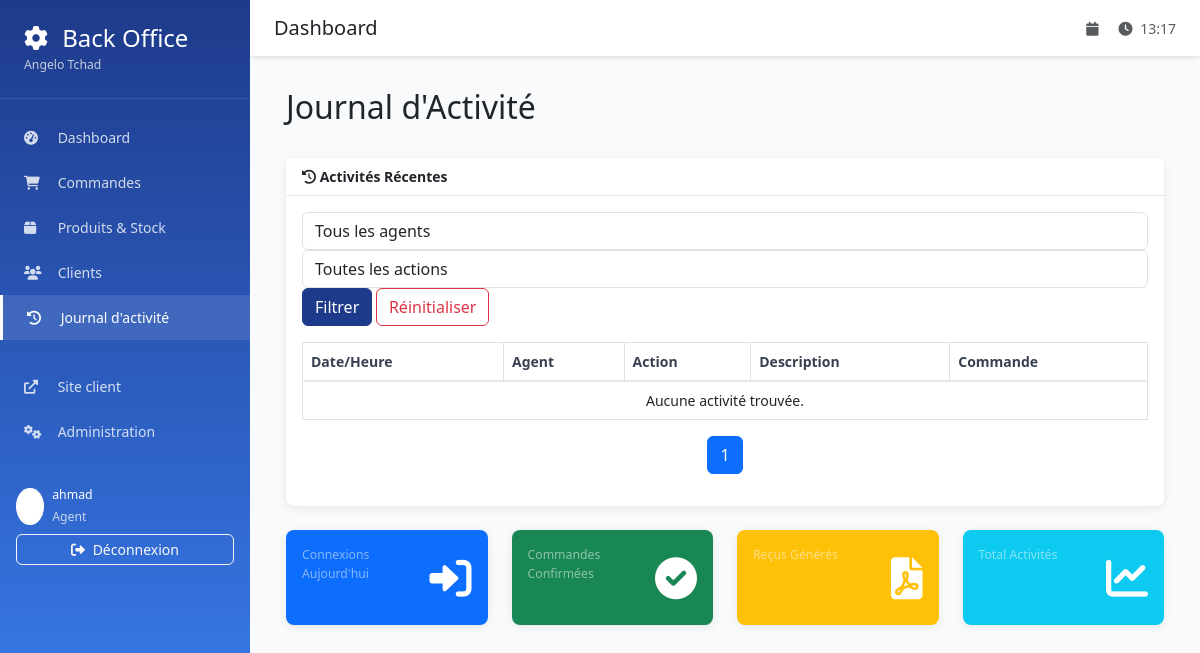
The app's page /backoffice/activity/ (signed in), older data.
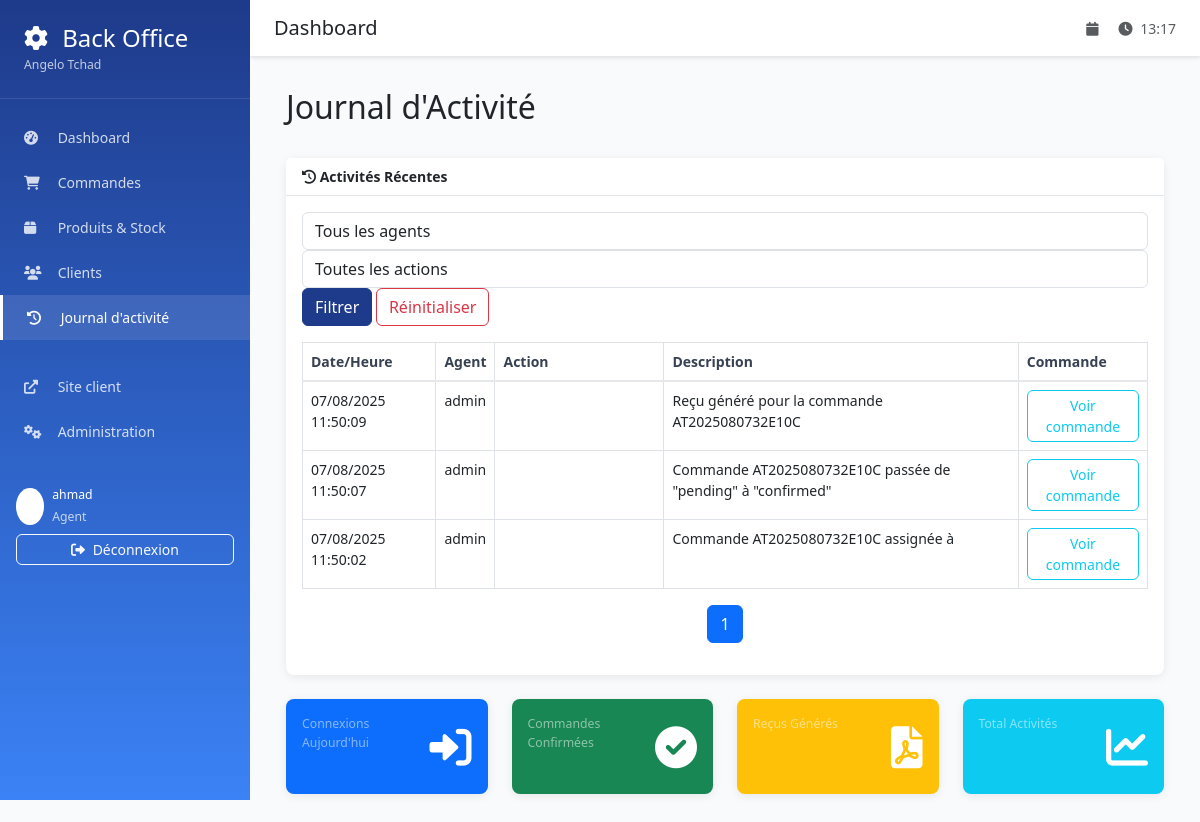
The same page, newer data.
### backoffice/models.py (models this page shows, shortened)
class ActivityLog(models.Model):
    ACTION_CHOICES = [
        ('login', 'Connexion'),
        ('logout', 'Déconnexion'),
        ('order_created', 'Commande créée'),
        ('order_confirmed', 'Commande confirmée'),
        ('order_delivered', 'Commande livrée'),
        ('order_cancelled', 'Commande annulée'),
        ('stock_updated', 'Stock mis à jour'),
        ('product_added', 'Produit ajouté'),
        ('product_updated', 'Produit modifié'),
        ('receipt_generated', 'Reçu généré'),
        ('agent_created', 'Agent créé'),
        ('agent_updated', 'Agent modifié'),
    ]
    agent = models.ForeignKey(
        User,
        on_delete=models.CASCADE,
        verbose_name="Agent"
    )
    action = models.CharField(
        max_length=20,
        choices=ACTION_CHOICES,
        verbose_name="Action"
    )
    description = models.TextField(verbose_name="Description")
    timestamp = models.DateTimeField(auto_now_add=True)
    order_id = models.PositiveIntegerField(null=True, blank=True)
    product_id = models.PositiveIntegerField(null=True, blank=True)
    class Meta:
        verbose_name = "Journal d'activité"
        verbose_name_plural = "Journal d'activités"
        ordering = ['-timestamp']

### backoffice/views.py (the view)
# urls.py: path('activity/', views.activity_log, name='activity_log'),
@login_required
def activity_log(request):
    logs = ActivityLog.objects.select_related('agent').order_by('-timestamp')
    agent_filter = request.GET.get('agent')
    if agent_filter:
        logs = logs.filter(agent_id=agent_filter)
    action_filter = request.GET.get('action')
    if action_filter:
        logs = logs.filter(action=action_filter)
    paginator = Paginator(logs, 50)
    page_number = request.GET.get('page')
    page_obj = paginator.get_page(page_number)
    from django.contrib.auth.models import User
    agents = User.objects.filter(agentprofile__is_active=True)
    context = {
        'page_obj': page_obj,
        'agents': agents,
        'agent_filter': agent_filter,
        'action_filter': action_filter,
        'action_choices': ActivityLog.ACTION_CHOICES,
    }
    return render(request, 'backoffice/activity_log.html', context)

### templates/backoffice/activity_log.html (shortened to what the changed rows need)
{% extends 'backoffice/base.html' %}
{% load static %}
{% block content %}
<div class="container-fluid">
    <div class="d-flex justify-content-between align-items-center mb-4">
        <h2>Journal d'Activité</h2>
    </div>
    <div class="card mb-4">
        <div class="card-body">
            <div class="table-responsive">
                <table class="table table-bordered" id="activityTable" width="100%" cellspacing="0">
                    <thead>
                        <tr>
                            <th>Date/Heure</th>
                            <th>Agent</th>
                            <th>Action</th>
                            <th>Description</th>
                            <th>Commande</th>
                        </tr>
                    </thead>
                    <tbody>
                        {% for log in page_obj %}
                        <tr>
                            <td>{{ log.timestamp|date:"d/m/Y H:i:s" }}</td>
                            <td>{{ log.agent.get_full_name|default:log.agent.username }}</td>
                            <td>
                                <span class="badge badge-{% if log.action == 'login' %}success{% elif log.action == 'logout' %}secondary{% elif log.action == 'order_confirmed' %}info{% elif log.action == 'receipt_generated' %}warning{% else %}primary{% endif %}">
                                </span>
                            </td>
                            <td>{{ log.description }}</td>
                            <td>
                                {% if log.order_id %}
                                    <a href="{% url 'backoffice:order_detail' log.order_id %}" class="btn btn-sm btn-outline-info">
                                        Voir commande
                                    </a>
                                {% else %}
                                    -
                                {% endif %}
                            </td>
                        </tr>
                        {% empty %}
                        <tr>
                            <td colspan="5" class="text-center">Aucune activité trouvée.</td>
                        </tr>
                        {% endfor %}
                    </tbody>
                </table>
            </div>
            <nav aria-label="Page navigation example">
                <ul class="pagination justify-content-center">
                    {% for i in page_obj.paginator.page_range %}
                        {% if page_obj.number == i %}
                            <li class="page-item active"><a class="page-link" href="#">{{ i }}</a></li>
                        {% else %}
                            <li class="page-item"><a class="page-link" href="?page={{ i }}{% if agent_filter %}&agent={{ agent_filter }}{% endif %}{% if action_filter %}&action={{ action_filter }}{% endif %}">{{ i }}</a></li>
                        {% endif %}
                    {% endfor %}
                </ul>
            </nav>
        </div>
    </div>
</div>
{% endblock %}

Row changes from the older to the newer data that the page shows:
added ActivityLog: timestamp "07/08/2025 11:50:09", agent.get_full_name "admin", description "Reçu généré pour la commande AT2025080732E10C", order_id "Voir commande"
added ActivityLog: timestamp "07/08/2025 11:50:07", agent.get_full_name "admin", description "Commande AT2025080732E10C passée de \"pending\" à \"confirmed\"", order_id "Voir commande"
added ActivityLog: timestamp "07/08/2025 11:50:02", agent.get_full_name "admin", description "Commande AT2025080732E10C assignée à", order_id "Voir commande"
Text that changed along with them:
text no longer shown: "Aucune activité trouvée."
